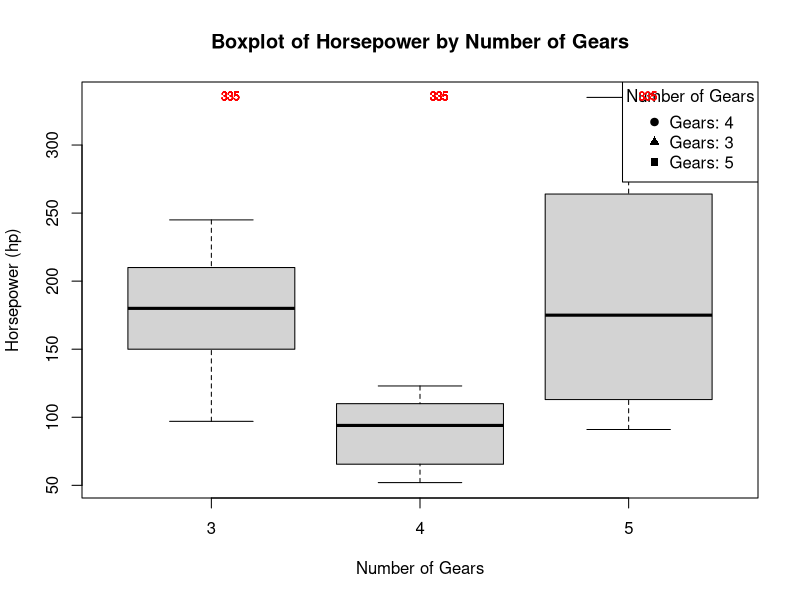

This chart was generated by the following R code:

data(mtcars)


gear_shapes <- c(19, 17, 15)  


boxplot(hp ~ gear, data = mtcars,
        col = "lightgray",              
        pch = gear_shapes[as.factor(mtcars$gear)], 
        xlab = "Number of Gears",        
        ylab = "Horsepower (hp)",        
        main = "Boxplot of Horsepower by Number of Gears") 


legend("topright",                        
       legend = paste("Gears:", unique(mtcars$gear)), 
       pch = gear_shapes,                    
       col = "black",                       
       title = "Number of Gears")            


outliers <- boxplot.stats(mtcars$hp)$out
text(x = rep(1:length(unique(mtcars$gear)), times = sapply(unique(mtcars$gear), function(g) sum(mtcars$gear == g))),
     y = mtcars$hp[mtcars$hp %in% outliers],
     labels = as.character(mtcars$hp[mtcars$hp %in% outliers]),
     pos = 4, cex = 0.7, col = "red") 
